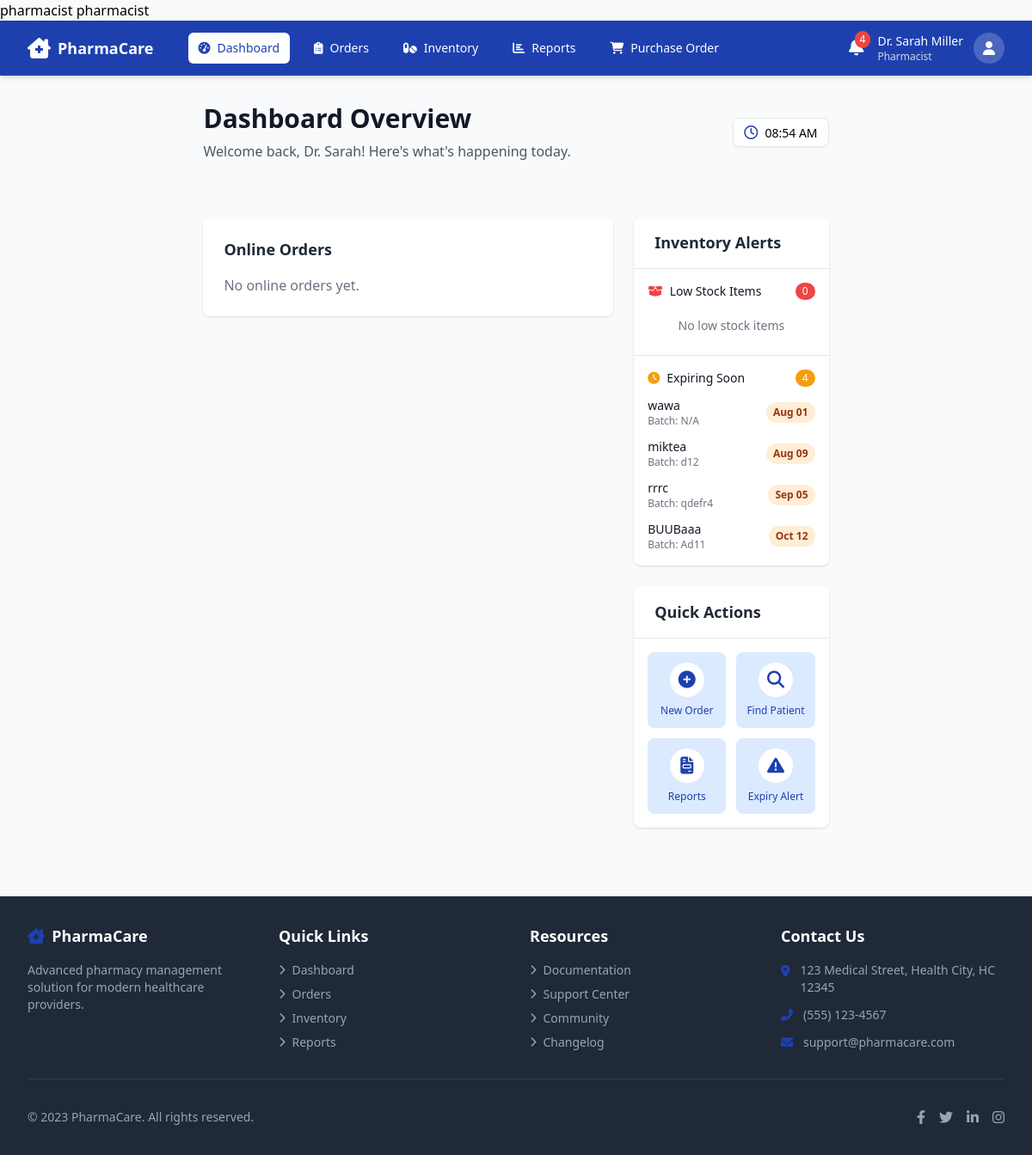
Before: / (signed in) with the older database file.
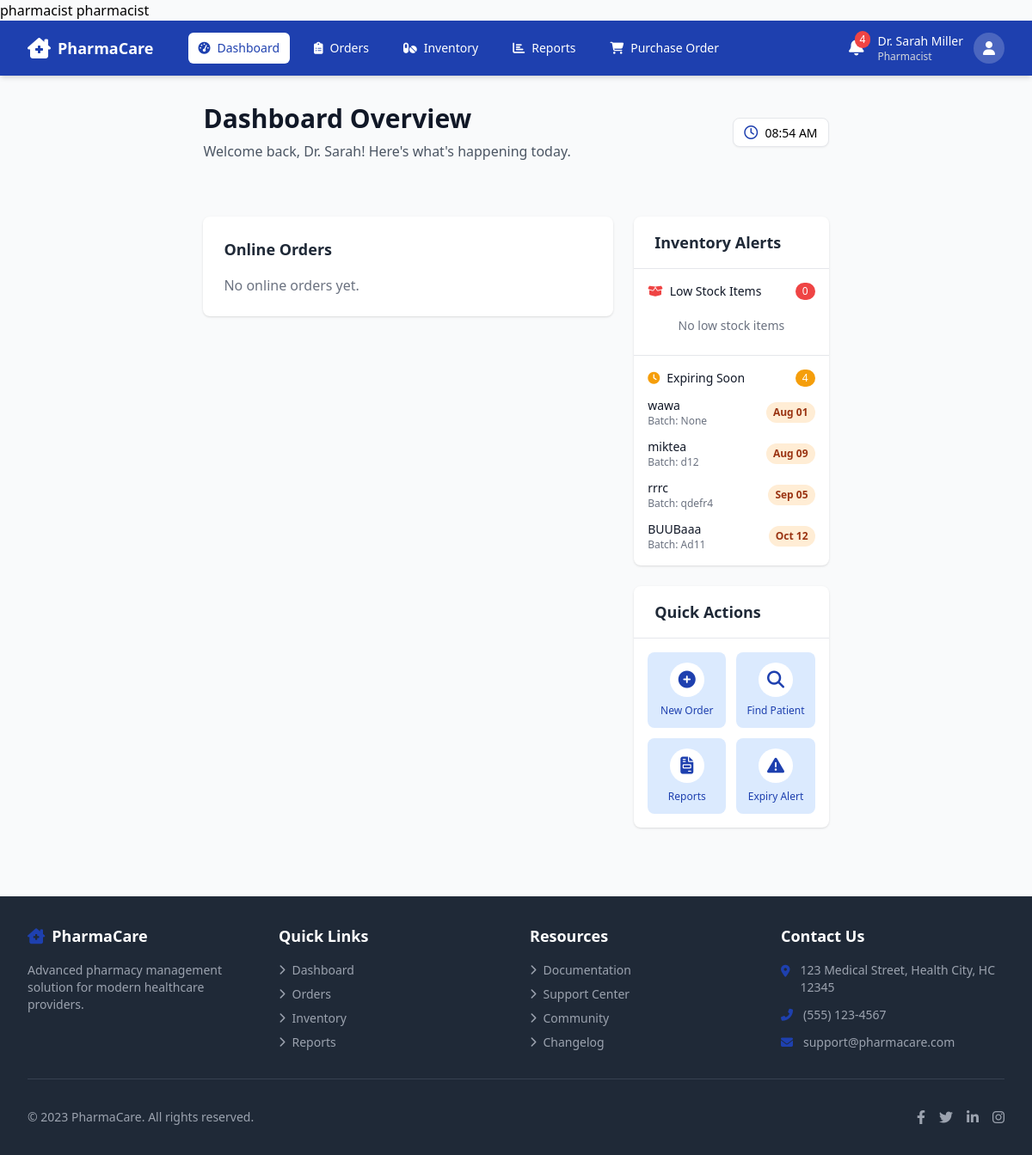
After: the same page with the newer database file.
### ourapp/models.py (models this page shows, shortened)
class Item(models.Model):
    category = models.ForeignKey(Category, on_delete= models.CASCADE)
    item_photo = models.ImageField(upload_to='photos')
    primary_supplier = models.ForeignKey(Supplier, on_delete= models.CASCADE, blank=True, null=True)
    strength = models.CharField(max_length=50, blank=True, null=True)
    item_name = models.CharField(max_length=255)
    item_quantity =models.PositiveIntegerField()
    item_price = models.PositiveIntegerField()
    purcharse_price = models.PositiveIntegerField(default=0)
    reorder_level = models.PositiveIntegerField(default=0, blank= True, null= True)
    item_description = models.TextField()
    exp_date = models.DateField()
    brand_name = models.CharField(max_length=255, blank=True, null=True)
    batch_number = models.CharField(max_length=100, blank=True, null=True)
    stock_minimum = models.PositiveIntegerField(default=10)
    is_limited = models.BooleanField(default=False)
    max_quantity = models.PositiveIntegerField(default=5)
    last_ordered = models.DateField(blank=True, null=True)

### ourapp/views.py (the view)
# urls.py: path('',base,name='base'),
def base(request):
    return render(request,'base.html')

### ourapp/context_processors.py (called while the page is built)
def expiry_alert_items(request):
    if request.user.is_authenticated and hasattr(request.user, 'userprofile'):
        if request.user.userprofile.role == 'pharmacist':
            today = date.today()
            threshold_date = today + timedelta(days=90)
            expiring_items = Item.objects.filter(exp_date__lte=threshold_date, exp_date__gte=today).order_by('exp_date')
            return {'expiring_items': expiring_items}
    return {}

### templates/base.html (shortened to what this page needs)
{% load static %}
<!DOCTYPE html>
<html lang="en">
<head>
</head>
<body>
    {% if user.userprofile.role == 'pharmacist' %}
            {{ user.username }}
            {{ user.userprofile.role }}
            {% include 'pharmacist/dashboard.html' %}
    {% else %}
            {{ user.userprofile.role }}
             {% include 'customer/dashboard.html' %}
    {% endif %}
</body>
</html>

### templates/pharmacist/dashboard.html (shortened to what the changed rows need)
<!DOCTYPE html>
<html lang="en">
<head>
    <link rel="stylesheet" href="https://cdnjs.cloudflare.com/ajax/libs/font-awesome/6.4.0/css/all.min.css">
    <script src="https://cdn.tailwindcss.com"></script>
</head>
<body class="bg-gray-50 flex flex-col min-h-screen">
    <div class="max-w-7xl mx-auto px-4 sm:px-6 lg:px-8 py-8 flex-grow">
        <div class="mb-8">
            <div class="flex justify-between items-center">
                <div>
                    <h1 class="text-3xl font-bold text-gray-900">Dashboard Overview</h1>
                </div>
            </div>
        </div>
        <div class="grid grid-cols-1 lg:grid-cols-3 gap-6">
            <div class="lg:col-span-2">
<div class="card bg-white rounded-lg p-6 shadow mb-8">
    <h2 class="text-lg font-semibold text-gray-800 mb-4">Online Orders</h2>
</div>
            </div>
            <div class="space-y-6">
                <div class="card bg-white rounded-lg shadow overflow-hidden">
                    <div class="px-6 py-4 border-b border-gray-200">
                        <h2 class="text-lg font-semibold text-gray-800">Inventory Alerts</h2>
                    </div>
                    <div class="divide-y divide-gray-200">
                        <div class="p-4">
                            <ul class="space-y-3">
                                {% for item in expiring_items %}
                                <li class="flex justify-between items-center">
                                    <div>
                                        <p class="text-sm font-medium text-gray-900">{{ item.item_name }}</p>
                                        <p class="text-xs text-gray-500">Batch: {{ item.batch_number|default:"N/A" }}</p>
                                    </div>
                                    <span class="text-xs font-semibold px-2 py-1 rounded-full bg-orange-100 text-orange-800">
                                        {{ item.exp_date|date:"M d" }}
                                    </span>
                                </li>
                                {% empty %}
                                <li class="text-center text-sm text-gray-500 py-2">
                                    No items expiring soon
                                </li>
                                {% endfor %}
                            </ul>
                        </div>
                    </div>
                </div>
                <div class="card bg-white rounded-lg shadow overflow-hidden">
                    <div class="px-6 py-4 border-b border-gray-200">
                        <h2 class="text-lg font-semibold text-gray-800">Quick Actions</h2>
                    </div>
                </div>
            </div>
        </div>
    </div>
</body>
</html>

Changed rows visible on the page:
changed Item "wawa": batch_number "N/A" → "None"
